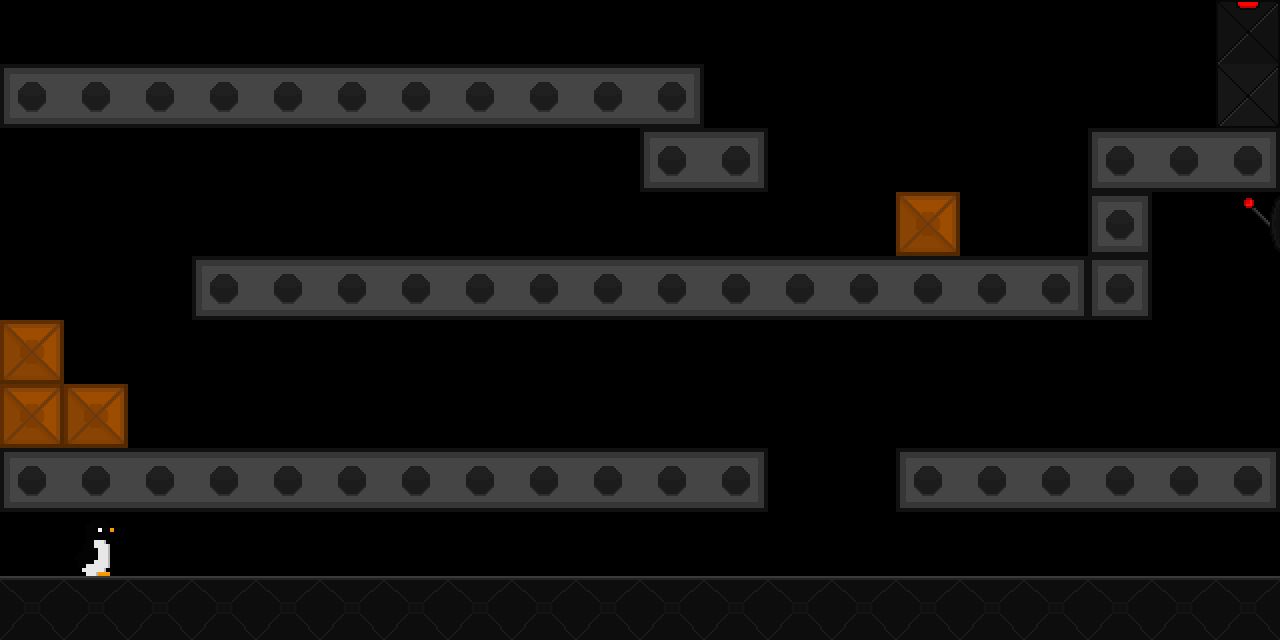

This is a level from a 2D game, rendered from its Tiled map with the project's own tilesets. A one-line summary and the complete map file follow:
An orthogonal 20x10 tile map with 64x64 px tiles, 1 tile layer (Capa de patrones 1).

<map version="1.10" tiledversion="1.10.1" orientation="orthogonal" renderorder="right-down" width="20" height="10" tilewidth="64" tileheight="64" infinite="0" nextlayerid="2" nextobjectid="1">
 <editorsettings>
  <export target="Nivel1-3TLMCLEAN1.csv" format="csv" />
 </editorsettings>
 <tileset firstgid="1" source="SpriteSheet.tsx" />
 <layer id="1" name="Capa de patrones 1" width="20" height="10">
  <data encoding="csv">
0,0,0,0,0,0,0,0,0,0,0,0,0,0,0,0,0,0,0,15,
8,5,5,5,5,5,5,5,5,5,6,0,0,0,0,0,0,0,0,20,
0,0,0,0,0,0,0,0,0,0,8,6,0,0,0,0,0,8,5,6,
0,0,0,0,0,0,0,0,0,0,0,0,0,0,2,0,0,4,0,3,
0,0,0,8,5,5,5,5,5,5,5,5,5,5,5,5,6,4,0,0,
2,0,0,0,0,0,0,0,0,0,0,0,0,0,0,0,0,0,0,0,
2,2,0,0,0,0,0,0,0,0,0,0,0,0,0,0,0,0,0,0,
8,5,5,5,5,5,5,5,5,5,5,6,0,0,8,5,5,5,5,6,
0,7,0,0,0,0,0,0,0,0,0,0,0,0,0,0,0,0,0,0,
18,18,18,18,18,18,18,18,18,18,18,18,18,18,18,18,18,18,18,18
</data>
 </layer>
</map>
